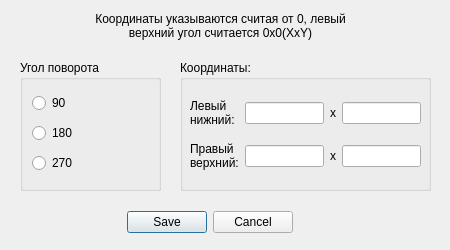
<?xml version="1.0" encoding="UTF-8"?>
<ui version="4.0">
 <class>RotateFragmentForm</class>
 <widget class="QDialog" name="RotateFragmentForm">
  <property name="geometry">
   <rect>
    <x>0</x>
    <y>0</y>
    <width>450</width>
    <height>250</height>
   </rect>
  </property>
  <property name="windowTitle">
   <string>Повернуть фрагмент</string>
  </property>
  <widget class="QDialogButtonBox" name="buttonBox">
   <property name="geometry">
    <rect>
     <x>120</x>
     <y>210</y>
     <width>179</width>
     <height>24</height>
    </rect>
   </property>
   <property name="standardButtons">
    <set>QDialogButtonBox::Cancel|QDialogButtonBox::Save</set>
   </property>
   <property name="centerButtons">
    <bool>true</bool>
   </property>
  </widget>
  <widget class="QGroupBox" name="groupBox_2">
   <property name="geometry">
    <rect>
     <x>180</x>
     <y>60</y>
     <width>251</width>
     <height>131</height>
    </rect>
   </property>
   <property name="title">
    <string>Координаты:</string>
   </property>
   <widget class="QWidget" name="layoutWidget">
    <property name="geometry">
     <rect>
      <x>10</x>
      <y>30</y>
      <width>231</width>
      <height>91</height>
     </rect>
    </property>
    <layout class="QGridLayout" name="gridLayout">
     <item row="0" column="0">
      <widget class="QLabel" name="label">
       <property name="text">
        <string>Левый нижний:</string>
       </property>
       <property name="textFormat">
        <enum>Qt::AutoText</enum>
       </property>
       <property name="scaledContents">
        <bool>false</bool>
       </property>
       <property name="wordWrap">
        <bool>true</bool>
       </property>
      </widget>
     </item>
     <item row="0" column="1">
      <layout class="QHBoxLayout" name="horizontalLayout_3">
       <item>
        <widget class="QLineEdit" name="xlpos">
         <property name="maxLength">
          <number>4</number>
         </property>
        </widget>
       </item>
       <item>
        <widget class="QLabel" name="label_7">
         <property name="text">
          <string>x</string>
         </property>
        </widget>
       </item>
       <item>
        <widget class="QLineEdit" name="ylpos">
         <property name="maxLength">
          <number>4</number>
         </property>
        </widget>
       </item>
      </layout>
     </item>
     <item row="1" column="1">
      <layout class="QHBoxLayout" name="horizontalLayout_4">
       <item>
        <widget class="QLineEdit" name="xrpos">
         <property name="maxLength">
          <number>4</number>
         </property>
        </widget>
       </item>
       <item>
        <widget class="QLabel" name="label_8">
         <property name="text">
          <string>x</string>
         </property>
        </widget>
       </item>
       <item>
        <widget class="QLineEdit" name="yrpos">
         <property name="maxLength">
          <number>4</number>
         </property>
        </widget>
       </item>
      </layout>
     </item>
     <item row="1" column="0">
      <widget class="QLabel" name="label_2">
       <property name="text">
        <string>Правый верхний:</string>
       </property>
       <property name="wordWrap">
        <bool>true</bool>
       </property>
      </widget>
     </item>
    </layout>
   </widget>
  </widget>
  <widget class="QLabel" name="label_14">
   <property name="geometry">
    <rect>
     <x>90</x>
     <y>10</y>
     <width>261</width>
     <height>31</height>
    </rect>
   </property>
   <property name="text">
    <string>Координаты указываются считая от 0, левый верхний угол считается 0х0(XxY)</string>
   </property>
   <property name="alignment">
    <set>Qt::AlignCenter</set>
   </property>
   <property name="wordWrap">
    <bool>true</bool>
   </property>
  </widget>
  <widget class="QWidget" name="layoutWidget">
   <property name="geometry">
    <rect>
     <x>20</x>
     <y>60</y>
     <width>141</width>
     <height>131</height>
    </rect>
   </property>
   <layout class="QVBoxLayout" name="verticalLayout_2">
    <item>
     <widget class="QGroupBox" name="groupBox">
      <property name="title">
       <string>Угол поворота</string>
      </property>
      <layout class="QHBoxLayout" name="horizontalLayout">
       <item>
        <layout class="QVBoxLayout" name="verticalLayout">
         <item>
          <widget class="QRadioButton" name="angle90">
           <property name="text">
            <string>90</string>
           </property>
          </widget>
         </item>
         <item>
          <widget class="QRadioButton" name="angle180">
           <property name="text">
            <string>180</string>
           </property>
          </widget>
         </item>
         <item>
          <widget class="QRadioButton" name="angle270">
           <property name="text">
            <string>270</string>
           </property>
          </widget>
         </item>
        </layout>
       </item>
      </layout>
     </widget>
    </item>
   </layout>
  </widget>
 </widget>
 <resources/>
 <connections/>
</ui>
